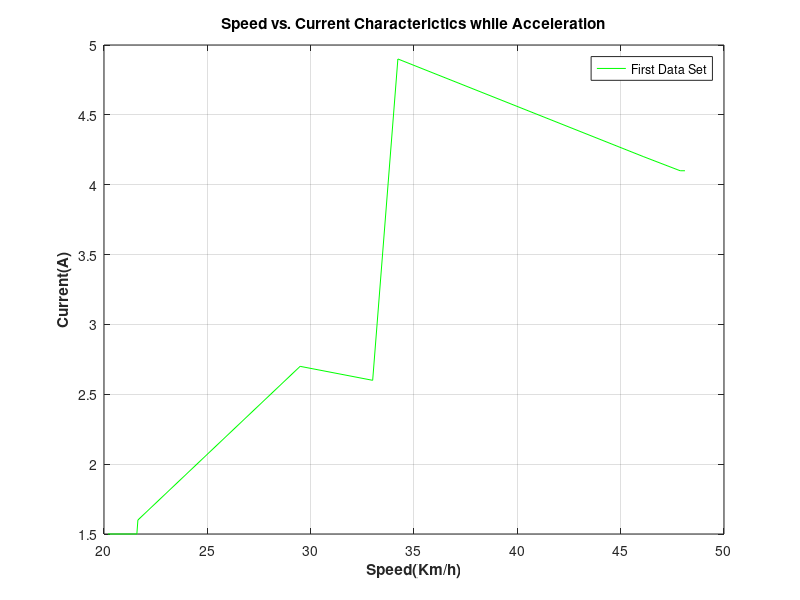

This figure's MATLAB source:
Speed=[20.19 21.12 21.45 21.59 21.64 29.49 33 34.22 46.12 47.88 48.11]; 
Current=[1.5 1.5 1.5 1.5 1.6 2.7 2.6 4.9 4.2 4.1 4.1];

hold off;
figure(1)
h1=plot(Speed,Current,'green'),grid on,xlabel('Speed(Km/h)','FontWeight','bold'),ylabel('Current(A)','FontWeight','bold'),title('Speed vs. Current Characterictics while Acceleration','FontWeight','bold'),legend('First Data Set')